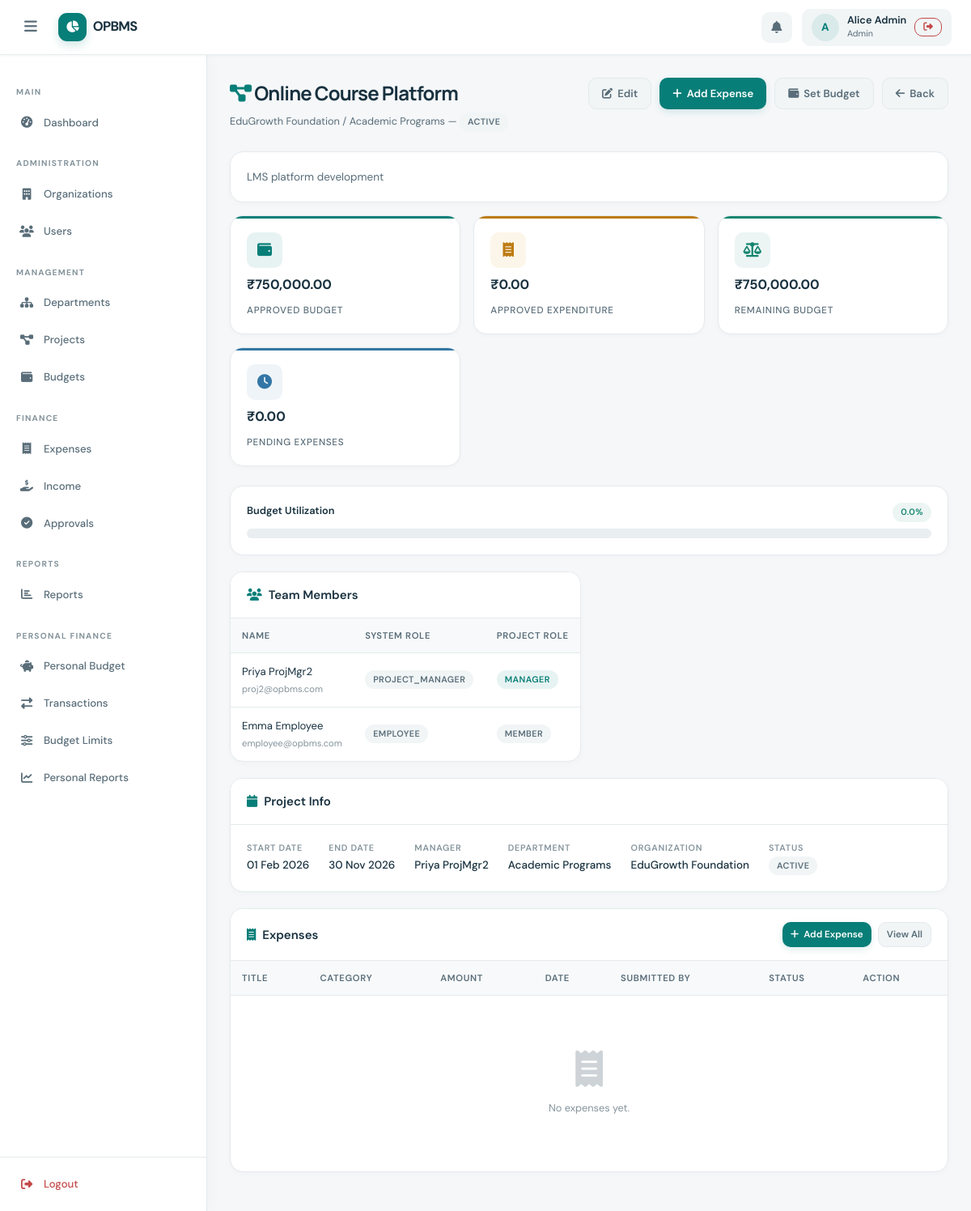
/projects/view.php?id=4 (signed in), run on the app's committed database.
### tables this page shows
CREATE TABLE IF NOT EXISTS users (
    id            INT UNSIGNED AUTO_INCREMENT PRIMARY KEY,
    name          VARCHAR(120)  NOT NULL,
    email         VARCHAR(180)  NOT NULL UNIQUE,
    password_hash VARCHAR(255)  NOT NULL,
    role          ENUM('admin','dept_manager','project_manager','employee','personal') NOT NULL DEFAULT 'employee',
    is_active     TINYINT(1)   NOT NULL DEFAULT 1,
    created_at    TIMESTAMP    NOT NULL DEFAULT CURRENT_TIMESTAMP,
    updated_at    TIMESTAMP    NOT NULL DEFAULT CURRENT_TIMESTAMP ON UPDATE CURRENT_TIMESTAMP,
    INDEX idx_users_role (role),
    INDEX idx_users_email (email)
);

CREATE TABLE IF NOT EXISTS projects (
    id              INT UNSIGNED AUTO_INCREMENT PRIMARY KEY,
    department_id   INT UNSIGNED  NOT NULL,
    name            VARCHAR(200)  NOT NULL,
    description     TEXT,
    manager_id      INT UNSIGNED,
    start_date      DATE,
    end_date        DATE,
    status          ENUM('active','completed','on_hold','cancelled') NOT NULL DEFAULT 'active',
    created_at      TIMESTAMP    NOT NULL DEFAULT CURRENT_TIMESTAMP,
    updated_at      TIMESTAMP    NOT NULL DEFAULT CURRENT_TIMESTAMP ON UPDATE CURRENT_TIMESTAMP,
    FOREIGN KEY (department_id) REFERENCES departments(id) ON DELETE CASCADE,
    FOREIGN KEY (manager_id)    REFERENCES users(id)       ON DELETE SET NULL,
    UNIQUE KEY uq_project_id_dept (id, department_id),
    INDEX idx_proj_dept (department_id),
    INDEX idx_proj_mgr  (manager_id)
);

CREATE TABLE IF NOT EXISTS organizations (
    id            INT UNSIGNED AUTO_INCREMENT PRIMARY KEY,
    name          VARCHAR(200)  NOT NULL,
    description   TEXT,
    address       TEXT,
    contact_email VARCHAR(180),
    created_by    INT UNSIGNED  NOT NULL,
    is_active     TINYINT(1)   NOT NULL DEFAULT 1,
    created_at    TIMESTAMP    NOT NULL DEFAULT CURRENT_TIMESTAMP,
    updated_at    TIMESTAMP    NOT NULL DEFAULT CURRENT_TIMESTAMP ON UPDATE CURRENT_TIMESTAMP,
    FOREIGN KEY (created_by) REFERENCES users(id) ON DELETE RESTRICT
);

CREATE TABLE IF NOT EXISTS departments (
    id              INT UNSIGNED AUTO_INCREMENT PRIMARY KEY,
    organization_id INT UNSIGNED  NOT NULL,
    name            VARCHAR(200)  NOT NULL,
    description     TEXT,
    manager_id      INT UNSIGNED,
    is_active       TINYINT(1)   NOT NULL DEFAULT 1,
    created_at      TIMESTAMP    NOT NULL DEFAULT CURRENT_TIMESTAMP,
    updated_at      TIMESTAMP    NOT NULL DEFAULT CURRENT_TIMESTAMP ON UPDATE CURRENT_TIMESTAMP,
    FOREIGN KEY (organization_id) REFERENCES organizations(id) ON DELETE CASCADE,
    FOREIGN KEY (manager_id)      REFERENCES users(id)         ON DELETE SET NULL,
    UNIQUE KEY uq_dept_id_org (id, organization_id),
    INDEX idx_dept_org (organization_id),
    INDEX idx_dept_mgr (manager_id)
);

CREATE TABLE IF NOT EXISTS project_members (
    id         INT UNSIGNED AUTO_INCREMENT PRIMARY KEY,
    project_id INT UNSIGNED NOT NULL,
    user_id    INT UNSIGNED NOT NULL,
    role       ENUM('manager','member') NOT NULL DEFAULT 'member',
    added_at   TIMESTAMP NOT NULL DEFAULT CURRENT_TIMESTAMP,
    UNIQUE KEY uq_proj_user (project_id, user_id),
    FOREIGN KEY (project_id) REFERENCES projects(id) ON DELETE CASCADE,
    FOREIGN KEY (user_id)    REFERENCES users(id)    ON DELETE CASCADE
);

### projects/view.php (the view, shortened to what the rows shown need)
<?php
require_once __DIR__ . '/../config/database.php';
require_once __DIR__ . '/../includes/auth.php';
require_once __DIR__ . '/../includes/functions.php';
requireRole(['admin','dept_manager','project_manager']);
$pdo = getDB();
$uid  = $_SESSION['user_id'];
$role = $_SESSION['user_role'];
$id = sanitizeInt($_GET['id'] ?? 0);
$projectScope = getProjectScopeSql($role, (int)$uid);
$stmt = $pdo->prepare("SELECT p.*, d.name as dept_name, d.id as dept_id, o.name as org_name, o.id as org_id, u.name as mgr_name
    FROM projects p
    JOIN departments d ON d.id=p.department_id
    JOIN organizations o ON o.id=d.organization_id
    LEFT JOIN users u ON u.id=p.manager_id
    WHERE p.id=? AND ({$projectScope[0]})");
$stmt->execute(array_merge([$id], $projectScope[1])); $project = $stmt->fetch();
$members = $pdo->prepare("SELECT pm.role as proj_role, u.name, u.email, u.role as sys_role
    FROM project_members pm JOIN users u ON u.id=pm.user_id WHERE pm.project_id=? ORDER BY pm.role, u.name");
$members->execute([$id]); $team = $members->fetchAll();
require_once __DIR__ . '/../includes/header.php';
?>
<main class="main-content">
  <div class="page-header">
    <div>
      <h1 class="page-title"><i class="fa fa-project-diagram" style="color:var(--color-primary)"></i> <?= e($project['name']) ?></h1>
      <p class="page-subtitle"><?= e($project['org_name']) ?> / <?= e($project['dept_name']) ?> &mdash; <?= statusBadge($project['status']) ?></p>
    </div>
  </div>
  <?php if ($project['description']): ?>
  <div class="card" style="margin-bottom:16px;">
    <div class="card-body"><p style="color:var(--color-text-2);font-size:0.9rem;"><?= e($project['description']) ?></p></div>
  </div>
  <?php endif; ?>
  <div class="grid-2">
    <div class="card">
      <div class="card-body" style="padding:0;">
        <?php if (empty($team)): ?>
        <div class="empty-state"><i class="fa fa-users"></i><p>No team members assigned.</p></div>
        <?php else: ?>
        <div class="table-wrap">
          <table>
            <thead><tr><th>Name</th><th>System Role</th><th>Project Role</th></tr></thead>
            <tbody>
              <?php foreach ($team as $m): ?>
              <tr>
                <td><?= e($m['name']) ?><br><span style="font-size:0.75rem;color:var(--color-text-3);"><?= e($m['email']) ?></span></td>
                <td><?= statusBadge($m['sys_role']) ?></td>
                <td><?= $m['proj_role'] === 'manager' ? '<span class="badge badge-primary">Manager</span>' : '<span class="badge badge-secondary">Member</span>' ?></td>
              </tr>
              <?php endforeach; ?>
            </tbody>
          </table>
        </div>
        <?php endif; ?>
      </div>
    </div>
  </div>
  <div class="card">
    <div class="card-body">
      <div class="info-row">
        <div class="info-item"><span class="info-label">Start Date</span><span class="info-value"><?= $project['start_date'] ? formatDate($project['start_date']) : '-' ?></span></div>
        <div class="info-item"><span class="info-label">End Date</span><span class="info-value"><?= $project['end_date'] ? formatDate($project['end_date']) : '-' ?></span></div>
        <div class="info-item"><span class="info-label">Manager</span><span class="info-value"><?= e($project['mgr_name'] ?? 'Unassigned') ?></span></div>
        <div class="info-item"><span class="info-label">Department</span><span class="info-value"><?= e($project['dept_name']) ?></span></div>
        <div class="info-item"><span class="info-label">Organization</span><span class="info-value"><?= e($project['org_name']) ?></span></div>
        <div class="info-item"><span class="info-label">Status</span><span class="info-value"><?= statusBadge($project['status']) ?></span></div>
      </div>
    </div>
  </div>
  <div class="card">
    <div class="card-body" style="padding:0;">
      <div class="table-wrap">
        <table>
          <thead><tr><th>Title</th><th>Category</th><th>Amount</th><th>Date</th><th>Submitted By</th><th>Status</th><th>Action</th></tr></thead>
        </table>
      </div>
    </div>
  </div>
</main>
<?php require_once __DIR__ . '/../includes/footer.php'; ?>

### includes/header.php (shortened to what the rows shown need)
<?php
require_once __DIR__ . '/../includes/functions.php';
$currentUser = getCurrentUser();
?>
<!DOCTYPE html>
<html lang="en">
<head>
<link rel="stylesheet" href="<?= BASE_URL ?>/assets/css/style.css">
<link rel="stylesheet" href="https://cdnjs.cloudflare.com/ajax/libs/font-awesome/6.5.0/css/all.min.css">
</head>
<body>
<div class="app-wrapper">
<header class="topbar">
  <nav class="topbar-right">
    <?php if ($currentUser): ?>
    <div class="topbar-user">
      <div class="user-avatar"><?= strtoupper(substr($currentUser['name'], 0, 1)) ?></div>
      <div class="user-meta">
        <span class="user-name"><?= e($currentUser['name']) ?></span>
        <span class="user-role"><?= e(ucwords(str_replace('_', ' ', $currentUser['role']))) ?></span>
      </div>
      <a href="<?= BASE_URL ?>/auth/logout.php" class="btn btn-sm btn-outline-danger" title="Logout">
        <i class="fa fa-sign-out-alt"></i>
      </a>
    </div>
    <?php endif; ?>
  </nav>
</header>

### includes/functions.php (shortened to what the rows shown need)
<?php
function e(string $s): string {
    return htmlspecialchars($s, ENT_QUOTES | ENT_HTML5, 'UTF-8');
}
function formatDate(?string $date): string {
    return date('d M Y', strtotime($date));
}
function statusBadge(string $status): string {
    $map = [
        'pending'   => '<span class="badge badge-warning">Pending</span>',
        'approved'  => '<span class="badge badge-success">Approved</span>',
        'rejected'  => '<span class="badge badge-danger">Rejected</span>',
        'active'    => '<span class="badge badge-success">Active</span>',
        'completed' => '<span class="badge badge-info">Completed</span>',
        'on_hold'   => '<span class="badge badge-warning">On Hold</span>',
        'cancelled' => '<span class="badge badge-danger">Cancelled</span>',
        'proposed'  => '<span class="badge badge-secondary">Proposed</span>',
        'revised'   => '<span class="badge badge-info">Revised</span>',
    ];
    return $map[$status] ?? '<span class="badge badge-secondary">' . e(ucfirst($status)) . '</span>';
}

### data on the page
users: name "A", name "Alice Admin", role "Admin"
projects: name "Online Course Platform", organizations.name "EduGrowth Foundation", department.name "Academic Programs", status "ACTIVE ACTIVE", description "LMS platform development", start_date "01 Feb 2026", end_date "30 Nov 2026", manager.name "Priya ProjMgr2"
project_members: user.name "Priya ProjMgr2", user.email "proj2@opbms.com", user.role "PROJECT_MANAGER", role "MANAGER"
project_members: user.name "Emma Employee", user.email "employee@opbms.com", user.role "EMPLOYEE", role "MEMBER"

### other printed values
$label "Dashboard Organizations Users Departments Projects Budgets Expenses Income Approvals Reports Personal Budget Transactions Budget Limits Personal Reports"
formatMoney($budget) "₹750,000.00"
formatMoney($approvedExp) "₹0.00"
formatMoney(abs($remaining)) "₹750,000.00"
formatMoney($pendingExp) "₹0.00"
$util "0.0"
